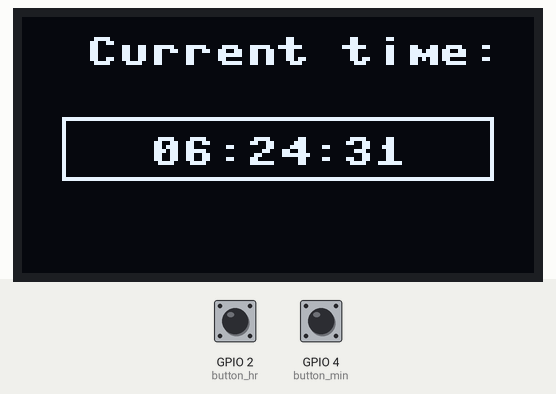
This program was run on a simulated ESP32 board running MicroPython. On the bench: 128×64 one-colour display. The test bench sets the inputs (shaded band); at power-on: GPIO 2 (button_hr) LOW, GPIO 4 (button_min) LOW. The clock reads 2024-03-15 10:24:30 at power-on unless the program sets it.

Above: at 1.2 s.
1.3 s: GPIO 2 (button_hr) pulled HIGH for 0.15 s
At 2.5 s:
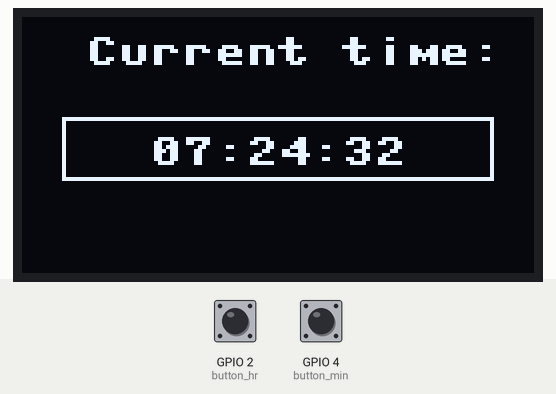
3.5 s: GPIO 4 (button_min) pulled HIGH for 0.15 s
At 4.7 s:
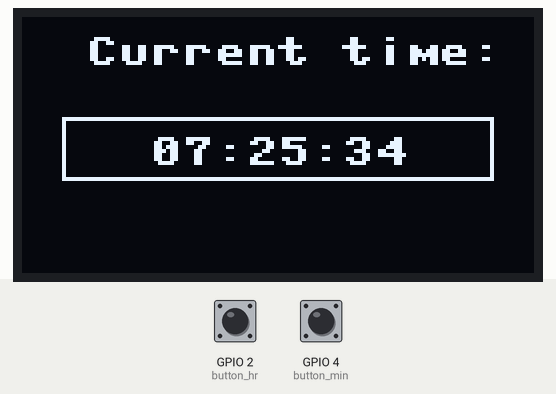
5.5 s: GPIO 2 (button_hr) pulled HIGH for 1 s
At 7.8 s:
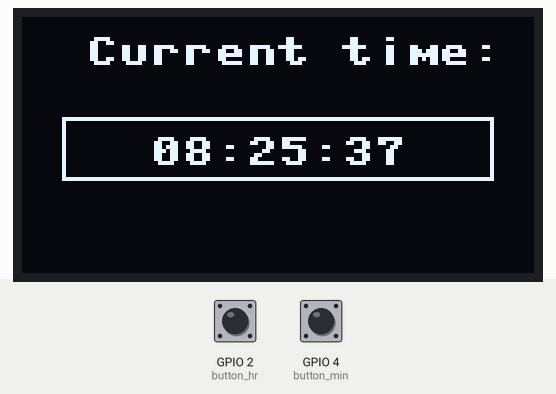
8.0 s: GPIO 4 (button_min) pulled HIGH for 1 s
At 9.8 s:
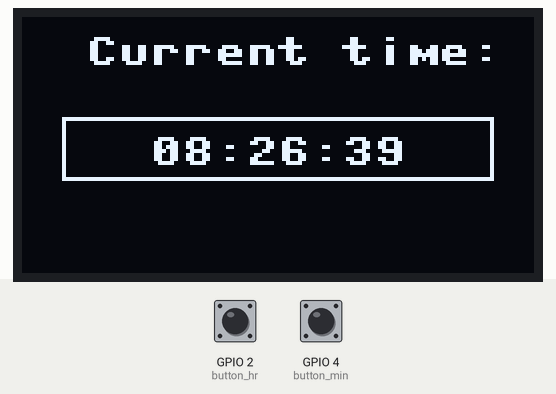
Timing chart, 0 to 11.3 s (numbered marks = the images above; inputs shaded):
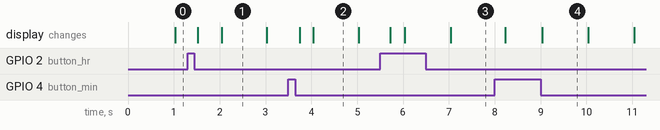

Measured:
- what the display in image 2 shows lasts 1.0 s, from 4.0 s to 5.0 s

The program:

setable_clock_.py
```python
# setable_clock.py

from machine import Pin,I2C
import time
from ssd1306 import SSD1306_I2C

i2c = I2C(-1,scl=Pin(22),sda=Pin(21))
oled_width=128
oled_height=64
oled = SSD1306_I2C(oled_width,oled_height,i2c)

time_offset=20*3600+00*60+0  # hh+mm+ss
lin_hight=5
col_width=8

def handle_interrupt_min(pin):
  global time_offset
  time_offset+=60
  time.sleep(.2)

def handle_interrupt_hr(pin):
  global time_offset
  time_offset+=3600
  time.sleep(.2)

button_min = Pin(4, Pin.IN)
button_min.irq(trigger=Pin.IRQ_RISING, handler=handle_interrupt_min)

button_hr = Pin(2, Pin.IN)
button_hr.irq(trigger=Pin.IRQ_RISING, handler=handle_interrupt_hr)

def text_write(text, lin, col=0):
  oled.text(text, col*col_width, lin*lin_hight)

def time_text(time):
  secs=time%60
  mins=(time//60)%60
  hours=(time//3600)%24
  return "{:02d}:{:02d}:{:02d}".format(hours,mins,secs)

def show():
  oled.fill(0)
  text_write("Current time:",1,2)
  current_text = time_text(current_time)
  text_write(current_text,6,4)
  oled.rect(10,25,108,16,1)
  oled.show()

while True:
    current_time=time_offset+time.time()
    show()
```
